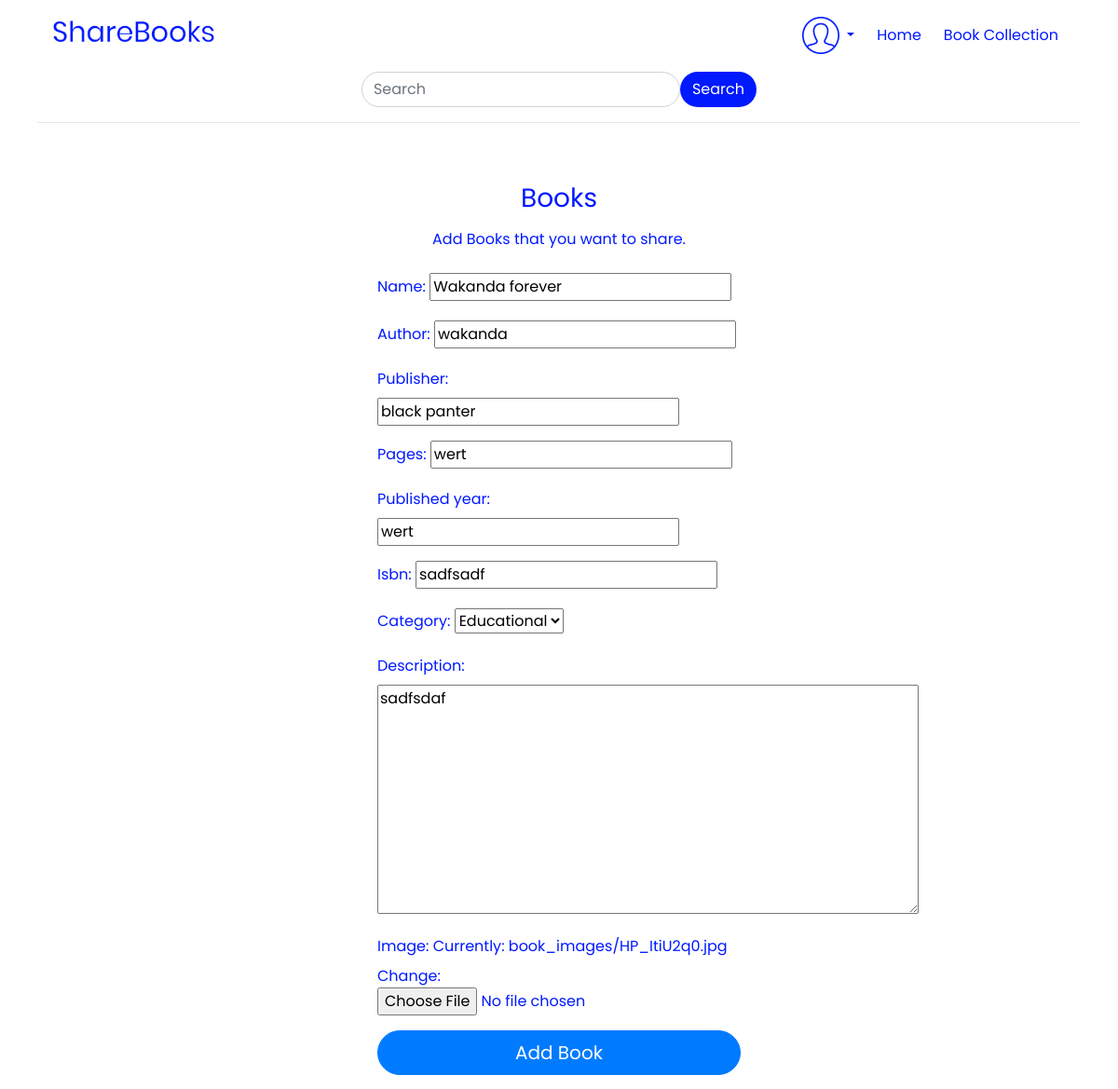
The app's page /books/book/8/update/ (signed in), older data.
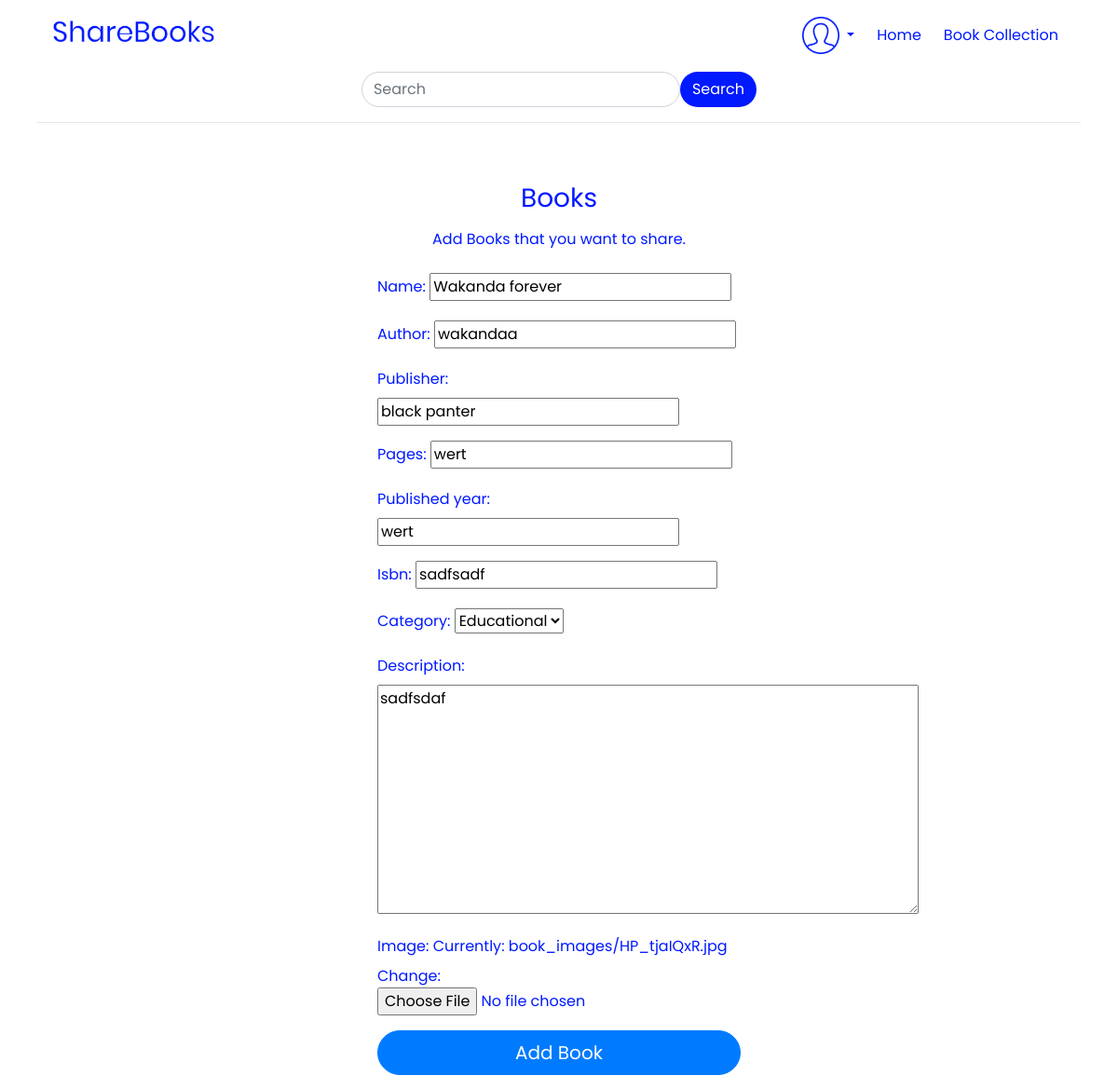
The same page, newer data.
### books/models.py (models this page shows, shortened)
class BookDetails(models.Model):
    name = models.CharField(max_length = 100)
    author = models.CharField(max_length = 100)
    publisher = models.CharField(max_length = 500)
    pages =  models.CharField(max_length = 10)
    published_year = models.CharField(max_length = 4)
    isbn = models.CharField(max_length = 100)
    description = models.TextField()
    CATEGORY_OF_BOOKS =[
        ('E','Educational'),
        ('F','Fiction'),
        ('N','Non-Fiction'),
    ]
    category = models.CharField(max_length = 1, choices = CATEGORY_OF_BOOKS,)
    image = models.ImageField(upload_to='book_images')
    added_by = models.ForeignKey(User, on_delete = models.CASCADE)
    class Meta:
        db_table = 'book_details'

### books/views.py (the view, shortened to what this page needs)
# urls.py: path('book/<int:pk>/update/', BookUpdateView.as_view(), name='books-update'),
class BookUpdateView(LoginRequiredMixin, UserPassesTestMixin, UpdateView):
    model = BookDetails
    fields= ['name', 'author', 'publisher', 'pages', 'published_year', 'isbn', 'category', 'description', 'image']
    def test_func(self):
        book = self.get_object()
        if self.request.user == book.added_by:
            return True
        return False

### books/templates/books/bookdetails_form.html (shortened to what this page needs)
{% extends 'base.html' %}
{% load static %}
{% block content %}
    <form class="form-signin pt-5" method="POST"  enctype="multipart/form-data">
        <div class="text-center mb-4">
            <h1 class="h3 mb-3 font-weight-normal">Books</h1>
            <p>
                Add Books that you want to share.
            </p>
        </div>
        <div class="form-elements">
            {{ form.as_p }}
        </div>
        <button class="btn btn-lg btn-primary btn-block rounded-pill" type="submit">Add Book</button>
    </form>
{% endblock %}

Row changes from the older to the newer data that the page shows:
changed BookDetails "Wakanda forever": author "wakanda" → "wakandaa"
Text that changed along with them:
text no longer shown: "Name: Author: Publisher: Pages: Published year: Isbn: Category: Description: Image: Currently: book_images/HP_ItiU2q0.jpg Change:"
text now shown: "Name: Author: Publisher: Pages: Published year: Isbn: Category: Description: Image: Currently: book_images/HP_tjaIQxR.jpg Change:"
